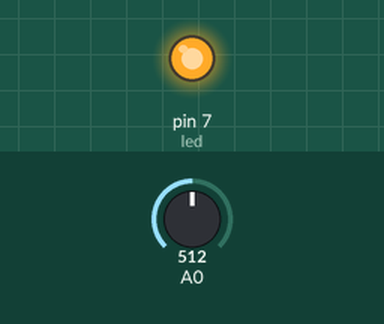
Bench run of a sketch on a simulated Arduino Uno, built with avr-gcc and run on an emulated ATmega328P. On the bench: output pins drawn as LEDs (lit = HIGH). The test bench sets the inputs (shaded band); at power-on: A0 = 512. What the sketch prints to the serial monitor is not drawn.

Above: at 0.1 s.
Timing chart, 0 to 1.6 s (numbered marks = the images above):
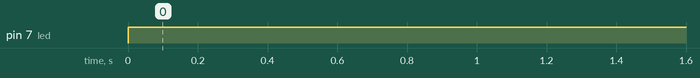

The sketch:

alert_contraction.ino
```cpp
/*
  A. Crimi 14.02.2018
  This script read the AnalogSerial input given by the
  Reads an analog input on pin 0,
  prints the result to the serial monitor,
  if value beyond certain value turn on the led

  */

//#include "Adafruit_FONA.h"
#define FONA_RX 2
#define FONA_TX 3
#define FONA_RST 4

int threshold = 200;  // threshold to detect contraction
int led = 7;// Pin D7 has an LED connected on FLORA.
//Adafruit_FONA fona = Adafruit_FONA(FONA_RST);
char sendto[20]; //phone number to send the message

// the setup routine runs once when you press reset:
void setup() {
  // initialize serial communication at 9600 bits per second:
  Serial.begin(9600);
  // initialize flora led
  pinMode(led, OUTPUT);
}

// the loop routine runs over and over again forever:
void loop() {
  // read the input on analog pin 0. Inputs are in millivolt between 0 and 5V ?
  int sensorValue = analogRead(A0);
  // print out the value you read:
  Serial.println(sensorValue);

  // If contraction (input) above a threshold turn on the led
  if (sensorValue > threshold)
  {
    digitalWrite(led, HIGH);   // turn the LED on (HIGH is the voltage level)
    //fona.sendSMS(sendto, "BABY IS COMING!")
  }

  delay(1);        // delay in between reads for stability
}
```

Measured:
- by itself, pin 7 (led): LOW → HIGH at 0.00 s
